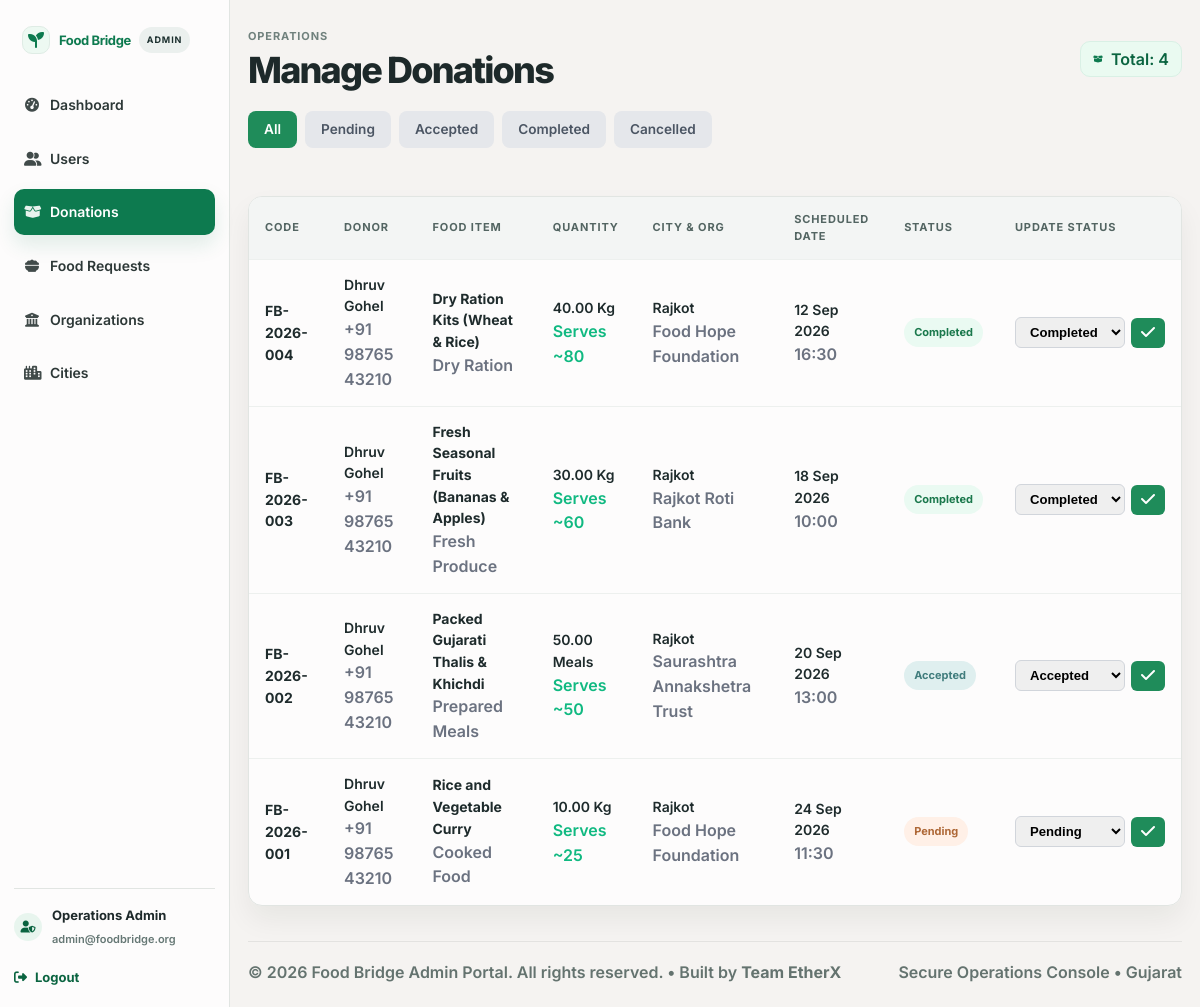
The page /admin/donations.php (signed in) on the database its author committed.
### tables this page shows
CREATE TABLE IF NOT EXISTS `donations` (
  `id` INT AUTO_INCREMENT PRIMARY KEY,
  `donation_code` VARCHAR(50) NOT NULL UNIQUE,
  `user_id` INT NOT NULL,
  `food_name` VARCHAR(255) NOT NULL,
  `food_type` VARCHAR(100) NOT NULL,
  `quantity` DECIMAL(10,2) NOT NULL,
  `unit` VARCHAR(50) NOT NULL DEFAULT 'Kg',
  `serves` INT NOT NULL DEFAULT 10,
  `available_date` DATE NOT NULL,
  `available_time` VARCHAR(50) NOT NULL,
  `food_photo` VARCHAR(255) DEFAULT NULL,
  `notes` TEXT DEFAULT NULL,
  `city_id` INT NOT NULL,
  `organization_id` INT NOT NULL,
  `pickup_address` TEXT DEFAULT NULL,
  `contact_phone` VARCHAR(50) DEFAULT NULL,
  `status` ENUM('Pending', 'Accepted', 'Completed', 'Cancelled') DEFAULT 'Pending',
  `created_at` DATETIME DEFAULT CURRENT_TIMESTAMP,
  `updated_at` DATETIME DEFAULT CURRENT_TIMESTAMP ON UPDATE CURRENT_TIMESTAMP,
  INDEX `idx_don_status` (`status`),
  INDEX `idx_don_created` (`created_at`),
  FOREIGN KEY (`user_id`) REFERENCES `users`(`id`) ON DELETE CASCADE,
  FOREIGN KEY (`city_id`) REFERENCES `cities`(`id`) ON DELETE RESTRICT,
  FOREIGN KEY (`organization_id`) REFERENCES `organizations`(`id`) ON DELETE RESTRICT
);

CREATE TABLE IF NOT EXISTS `users` (
  `id` INT AUTO_INCREMENT PRIMARY KEY,
  `name` VARCHAR(150) NOT NULL,
  `email` VARCHAR(150) NOT NULL UNIQUE,
  `phone` VARCHAR(30) NOT NULL,
  `password` VARCHAR(255) NOT NULL,
  `city` VARCHAR(100) NOT NULL,
  `role` ENUM('user', 'admin') DEFAULT 'user',
  `status` ENUM('Active', 'Inactive', 'Blocked') DEFAULT 'Active',
  `created_at` DATETIME DEFAULT CURRENT_TIMESTAMP,
  `updated_at` DATETIME DEFAULT CURRENT_TIMESTAMP ON UPDATE CURRENT_TIMESTAMP,
  INDEX `idx_users_phone` (`phone`)
);

CREATE TABLE IF NOT EXISTS `cities` (
  `id` INT AUTO_INCREMENT PRIMARY KEY,
  `name` VARCHAR(100) NOT NULL UNIQUE,
  `status_label` VARCHAR(100) DEFAULT 'Active Hub',
  `centers_count` INT DEFAULT 4,
  `description` VARCHAR(255) DEFAULT '',
  `eta_info` VARCHAR(100) DEFAULT '< 45 mins',
  `is_active` TINYINT(1) DEFAULT 1,
  `created_at` DATETIME DEFAULT CURRENT_TIMESTAMP
);

CREATE TABLE IF NOT EXISTS `organizations` (
  `id` INT AUTO_INCREMENT PRIMARY KEY,
  `city_id` INT NOT NULL,
  `name` VARCHAR(150) NOT NULL,
  `short_code` VARCHAR(10) DEFAULT 'HF',
  `category` VARCHAR(100) DEFAULT 'Verified NGO distribution',
  `rating_info` VARCHAR(100) DEFAULT 'Admin Vetted Partner',
  `address` VARCHAR(255) NOT NULL,
  `distance_info` VARCHAR(100) DEFAULT '1.8 km from Pickup Hub',
  `phone` VARCHAR(50) DEFAULT '+91 828145-FOOD',
  `accepted_items` VARCHAR(255) DEFAULT 'Cooked Food, Packaged Food, Fresh Fruits',
  `description` TEXT,
  `is_active` TINYINT(1) DEFAULT 1,
  `created_at` DATETIME DEFAULT CURRENT_TIMESTAMP,
  INDEX `idx_org_active` (`is_active`),
  FOREIGN KEY (`city_id`) REFERENCES `cities`(`id`) ON DELETE CASCADE
);

### config/auth.php (called while the page is built, shortened)
<?php
require_once __DIR__ . '/db.php';
function currentAdmin(): ?array {
    static $admin = null;
    if ($admin === null) {
        $db = getDB();
        $stmt = $db->prepare("SELECT id, name, email, role, status, created_at FROM admins WHERE id = ?");
        $stmt->execute([$_SESSION['admin_id']]);
        $admin = $stmt->fetch() ?: null;
    }
    return $admin;
}

### config/db.php (called while the page is built, shortened)
<?php
function sanitize(?string $input): string {
    return trim($input ?? '');
}

### admin/donations.php (the view, shortened to what this page needs)
<?php
require_once __DIR__ . '/../config/db.php';
require_once __DIR__ . '/../config/auth.php';
$admin = currentAdmin();
$db = getDB();
$statusFilter = sanitize($_GET['status'] ?? '');
$query = "SELECT d.*, u.name as user_name, u.phone as user_phone, c.name as city_name, o.name as org_name
          FROM donations d
          LEFT JOIN users u ON d.user_id = u.id
          LEFT JOIN cities c ON d.city_id = c.id
          LEFT JOIN organizations o ON d.organization_id = o.id";
$params = [];
$query .= " ORDER BY d.id DESC";
$stmt = $db->prepare($query);
$stmt->execute($params);
$donations = $stmt->fetchAll();
?>
<!DOCTYPE html>
<html lang="en">
<head>
  <link rel="stylesheet" href="https://cdnjs.cloudflare.com/ajax/libs/font-awesome/6.5.0/css/all.min.css">
  <link rel="stylesheet" href="../css/style.css">
  <link rel="stylesheet" href="css/admin-dashboard.css">
</head>
<body class="admin-dashboard-page">
  <div class="admin-app-shell">
    <aside class="admin-sidebar">
      <div class="brand-row">
        <a class="admin-brand" href="../index.php" aria-label="Food Bridge home">
          <span class="admin-brand-mark"><i class="fa-solid fa-seedling"></i></span>
          <span class="admin-brand-copy">
            <strong>Food Bridge</strong>
          </span>
        </a>
        <span class="admin-sidebar-tag">ADMIN</span>
      </div>
      <nav class="admin-nav" aria-label="Admin navigation">
        <a href="dashboard.php" class="nav-item"><i class="fa-solid fa-gauge-high"></i> Dashboard</a>
        <a href="users.php" class="nav-item"><i class="fa-solid fa-user-group"></i> Users</a>
        <a href="donations.php" class="nav-item active"><i class="fa-solid fa-box-open"></i> Donations</a>
        <a href="requests.php" class="nav-item"><i class="fa-solid fa-bowl-food"></i> Food Requests</a>
        <a href="organizations.php" class="nav-item"><i class="fa-solid fa-building-columns"></i> Organizations</a>
        <a href="cities.php" class="nav-item"><i class="fa-solid fa-city"></i> Cities</a>
      </nav>
      <div class="admin-user-box">
        <div class="admin-user-mini">
          <span class="mini-avatar"><i class="fa-solid fa-user-shield"></i></span>
          <div>
            <strong><?php echo htmlspecialchars($admin['name'] ?? 'System Admin'); ?></strong>
            <small><?php echo htmlspecialchars($admin['email'] ?? 'admin@foodbridge.org'); ?></small>
          </div>
        </div>
        <a href="logout.php" class="logout-link"><i class="fa-solid fa-right-from-bracket"></i> Logout</a>
      </div>
    </aside>
    <main class="admin-main-panel">
      <header class="topbar">
        <div class="topbar-title-wrap">
          <span class="page-kicker">Operations</span>
          <h1>Manage Donations</h1>
        </div>
        <div class="topbar-actions">
          <span class="status-pill"><i class="fa-solid fa-box-open"></i> Total: <?php echo count($donations); ?></span>
        </div>
      </header>
      <div class="filter-tabs">
        <a href="donations.php" class="filter-tab <?php echo empty($statusFilter) ? 'active' : ''; ?>">All</a>
        <a href="donations.php?status=Pending" class="filter-tab <?php echo $statusFilter === 'Pending' ? 'active' : ''; ?>">Pending</a>
        <a href="donations.php?status=Accepted" class="filter-tab <?php echo $statusFilter === 'Accepted' ? 'active' : ''; ?>">Accepted</a>
        <a href="donations.php?status=Completed" class="filter-tab <?php echo $statusFilter === 'Completed' ? 'active' : ''; ?>">Completed</a>
        <a href="donations.php?status=Cancelled" class="filter-tab <?php echo $statusFilter === 'Cancelled' ? 'active' : ''; ?>">Cancelled</a>
      </div>
      <section class="activity-panel">
        <div class="activity-table-wrap">
          <table class="activity-table">
            <thead>
              <tr>
                <th>Code</th>
                <th>Donor</th>
                <th>Food Item</th>
                <th>Quantity</th>
                <th>City &amp; Org</th>
                <th>Scheduled Date</th>
                <th>Status</th>
                <th>Update Status</th>
              </tr>
            </thead>
            <tbody>
              <?php foreach ($donations as $don): ?>
                <tr>
                  <td><strong><?php echo htmlspecialchars($don['donation_code']); ?></strong></td>
                  <td><?php echo htmlspecialchars($don['user_name'] ?? 'Donor'); ?><br><small style="color:#6b7280;"><?php echo htmlspecialchars($don['user_phone'] ?? ''); ?></small></td>
                  <td><strong><?php echo htmlspecialchars($don['food_name']); ?></strong><br><small style="color:#6b7280;"><?php echo htmlspecialchars($don['food_type']); ?></small></td>
                  <td><?php echo htmlspecialchars($don['quantity'] . ' ' . $don['unit']); ?><br><small style="color:#10b981;">Serves ~<?php echo htmlspecialchars($don['serves']); ?></small></td>
                  <td><?php echo htmlspecialchars($don['city_name'] ?? 'Rajkot'); ?><br><small style="color:#6b7280;"><?php echo htmlspecialchars($don['org_name'] ?? 'Relief Hub'); ?></small></td>
                  <td><?php echo date('d M Y', strtotime($don['available_date'])); ?><br><small style="color:#6b7280;"><?php echo htmlspecialchars($don['available_time']); ?></small></td>
                  <td><span class="table-status <?php echo strtolower($don['status']); ?>"><?php echo htmlspecialchars($don['status']); ?></span></td>
                  <td>
                    <form method="POST" action="donations.php" style="display:flex; gap: 6px; align-items:center;">
                      <select name="status" class="status-select">
                        <option value="Pending" <?php echo $don['status'] === 'Pending' ? 'selected' : ''; ?>>Pending</option>
                        <option value="Accepted" <?php echo $don['status'] === 'Accepted' ? 'selected' : ''; ?>>Accepted</option>
                        <option value="Completed" <?php echo $don['status'] === 'Completed' ? 'selected' : ''; ?>>Completed</option>
                      </select>
                      <button type="submit" style="padding: 6px 10px; background: #1f8c5a; color: white; border: none; border-radius: 6px; cursor: pointer;"><i class="fa-solid fa-check"></i></button>
                    </form>
                  </td>
                </tr>
              <?php endforeach; ?>
            </tbody>
          </table>
        </div>
      </section>
      <footer style="margin-top: 35px; padding-top: 18px; border-top: 1px solid rgba(19, 36, 29, 0.08); display: flex; justify-content: space-between; align-items: center; color: #64736f; font-size: 12px;">
        <span>© <?php echo date('Y'); ?> Food Bridge Admin Portal. All rights reserved. • Built by <strong>Team EtherX</strong></span>
        <span>Secure Operations Console • Gujarat</span>
      </footer>
    </main>
  </div>
</body>
</html>

### css/style.css (style rules this page uses)
:root { --green: #1F6F3F; --green-deep: #154e31; --orange: #E67E22; --orange-soft: #FFF4EB; --dark: #1a1a1a; --gray: #5f6f68; --light: #f5f7f5; --white: #ffffff; --shadow: 0 20px 50px rgba(0, 0, 0, 0.1); }
* { margin: 0; padding: 0; box-sizing: border-box; }
html { scroll-behavior: smooth; font-size: 16px; }
body { font-family: 'Manrope', 'Segoe UI', sans-serif; background: var(--white); color: var(--dark); line-height: 1.7; font-size: 16px; font-weight: 600; }
h1, h2, h3, h4, h5, h6 { margin-top: 0; letter-spacing: -0.04em; line-height: 1.1; font-weight: 800; }
p, li, span, small, label, input, select, textarea, button, a { font-size: 1rem; }
a { text-decoration: none; }
:root { --green: #08733d; --green-deep: #055b30; --green-soft: #e6f7ec; --orange: #ad3c00; --orange-soft: #fff2eb; --blue: #1682c4; --blue-soft: #eaf5ff; --dark: #20212b; --gray: #68706f; --purple-tint: #f8f5ff; --shadow: 0 12px 32px rgba(29, 35, 44, 0.09); }
html { scroll-padding-top: 90px; }
body { font-family: 'Inter', 'Segoe UI', sans-serif; color: var(--dark); line-height: 1.55; }
a { color: inherit; }
button, a { -webkit-tap-highlight-color: transparent; }

### admin/donations.php (style rules this page uses)
.filter-tabs { display: flex; gap: 8px; margin-bottom: 20px; }
.filter-tab { padding: 8px 16px; border-radius: 8px; font-weight: 600; text-decoration: none; color: #4b5563; background: #e5e7eb; font-size: 0.85rem; }
.filter-tab.active { background: #1f8c5a; color: white; }
.status-select { padding: 6px 10px; border-radius: 6px; border: 1px solid #d1d5db; font-size: 0.82rem; font-weight: 600; }

### rows shown on the page
donations: donation_code "FB-2026-004", user.name "Dhruv Gohel", user.phone "+91 98765 43210", food_name "Dry Ration Kits (Wheat & Rice)", food_type "Dry Ration", quantity+unit "40.00 Kg", serves "80", city.name "Rajkot", organization.name "Food Hope Foundation", available_date "12 Sep 2026", available_time "16:30", status "Completed"
donations: donation_code "FB-2026-003", user.name "Dhruv Gohel", user.phone "+91 98765 43210", food_name "Fresh Seasonal Fruits (Bananas & Apples)", food_type "Fresh Produce", quantity+unit "30.00 Kg", serves "60", city.name "Rajkot", organization.name "Rajkot Roti Bank", available_date "18 Sep 2026", available_time "10:00", status "Completed"
donations: donation_code "FB-2026-002", user.name "Dhruv Gohel", user.phone "+91 98765 43210", food_name "Packed Gujarati Thalis & Khichdi", food_type "Prepared Meals", quantity+unit "50.00 Meals", serves "50", city.name "Rajkot", organization.name "Saurashtra Annakshetra Trust", available_date "20 Sep 2026", available_time "13:00", status "Accepted"
donations: donation_code "FB-2026-001", user.name "Dhruv Gohel", user.phone "+91 98765 43210", food_name "Rice and Vegetable Curry", food_type "Cooked Food", quantity+unit "10.00 Kg", serves "25", city.name "Rajkot", organization.name "Food Hope Foundation", available_date "24 Sep 2026", available_time "11:30", status "Pending"

### other values the page prints
$admin['name'] "Operations Admin"
$admin['email'] "admin@foodbridge.org"
count($donations) "4"
